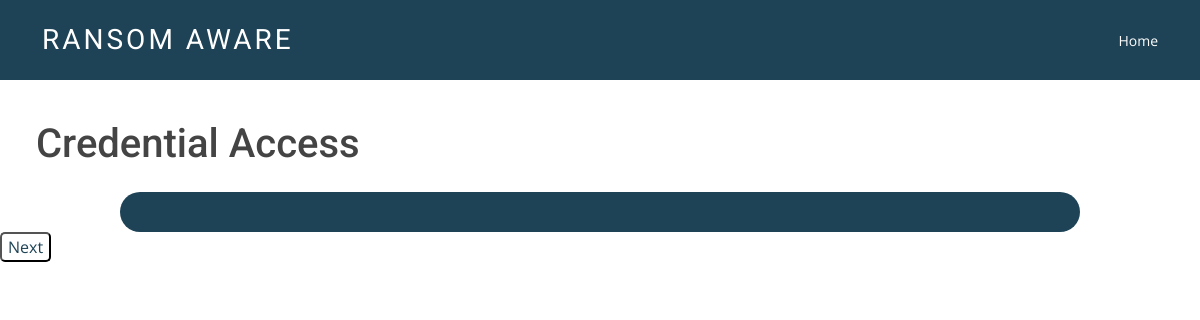
Page /q4/ on the earlier database version.
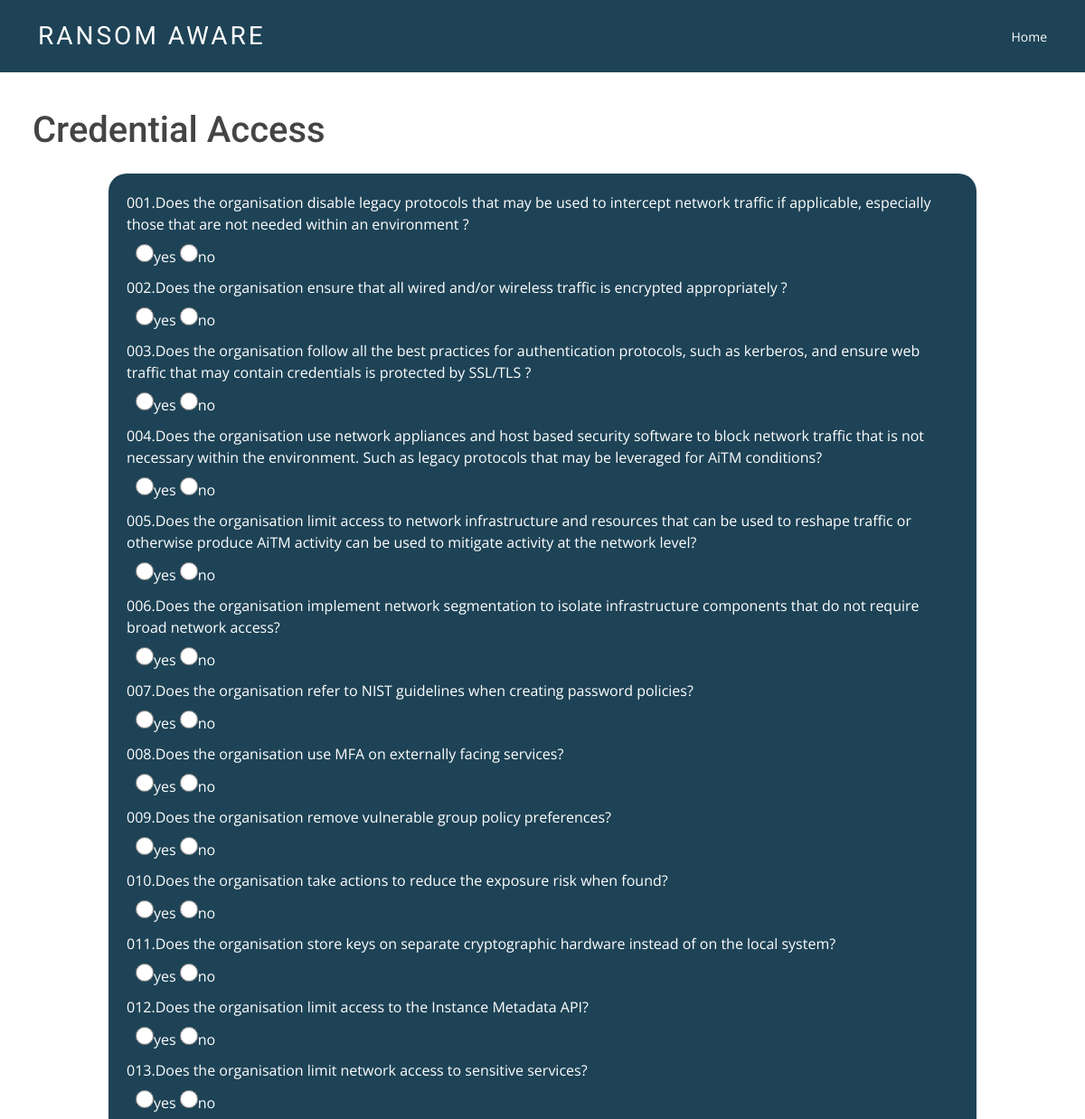
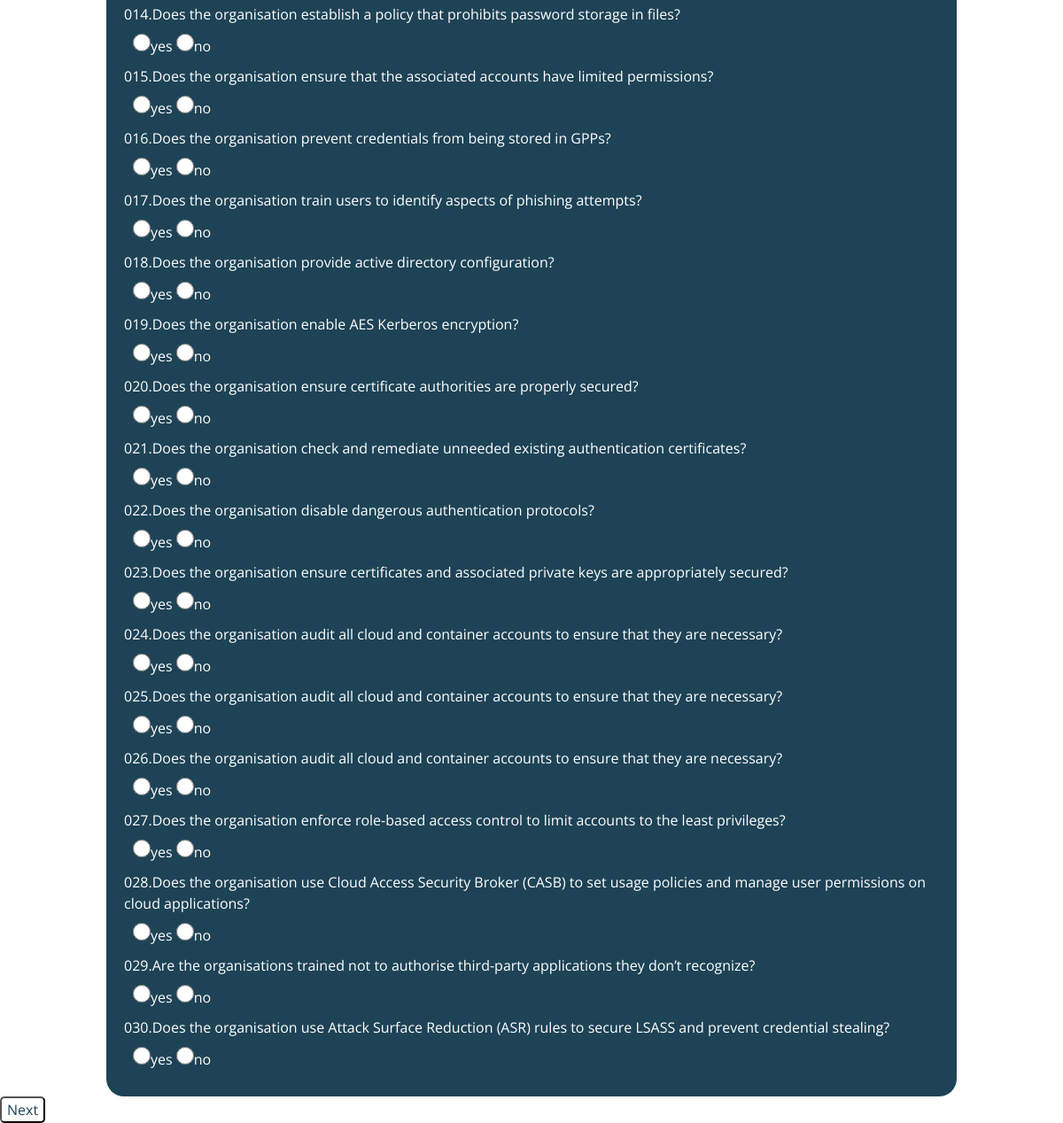
Same page on the later database version (2 pictures, top to bottom).
### initial_access/models.py (models this page shows, shortened)
class credentialaccess(models.Model):
    question_id = models.CharField(max_length=200)
    question=models.TextField(blank=True)
    option_A=models.CharField(max_length=200,default='yes')
    option_B=models.CharField(max_length=200,default='no')
    keywords=models.TextField(blank=True)

### initial_access/views.py (the view)
# urls.py: path('q4/',views.quiz4, name='credaccess'),
def quiz4(request):
    ques = credentialaccess.objects.all()
    return render(request, 'initial_access/credaccess.html',{
        'ques': ques,
    })

### initial_access/templates/initial_access/credaccess.html (shortened to what this page needs)
{% extends 'initial_access/base.html' %}
{% load static %}
{% block content %}
<h1>Credential Access</h1>
<form class="form-container" action="/result_init/" method="post">
    <div class="qblock">
        {% for q in ques %}
        <div class="question">{{q.question_id}}.{{q.question}}</div>
        <div class="option">
            <input type="radio" name="{{q.question}}" value="optionA">{{q.option_A}}</input>
            <input type="radio" name="{{q.question}}" value="optionB">{{q.option_B}}</input>
        </div>
        {% endfor %}
    </div>
    <div><button type="submit">Next</button></div>
</form>
{% endblock %}

Differences in the rows shown:
added credentialaccess: question_id "001", question "Does the organisation disable legacy protocols that may be used to intercept network traffic if applicable, especially those that are not needed within an environment ?", option_A "yes", option_B "no"
added credentialaccess: question_id "002", question "Does the organisation ensure that all wired and/or wireless traffic is encrypted appropriately ?", option_A "yes", option_B "no"
added credentialaccess: question_id "003", question "Does the organisation follow all the best practices for authentication protocols, such as kerberos, and ensure web traffic that may contain credentials is protected by SSL/TLS ?", option_A "yes", option_B "no"
added credentialaccess: question_id "004", question "Does the organisation use network appliances and host based security software to block network traffic that is not necessary within the environment. Such as legacy protocols that may be leveraged for AiTM conditions?", option_A "yes", option_B "no"
added credentialaccess: question_id "005", question "Does the organisation limit access to network infrastructure and resources that can be used to reshape traffic or otherwise produce AiTM activity can be used to mitigate activity at the network level?", option_A "yes", option_B "no"
added credentialaccess: question_id "006", question "Does the organisation implement network segmentation to isolate infrastructure components that do not require broad network access?", option_A "yes", option_B "no"
added credentialaccess: question_id "007", question "Does the organisation refer to NIST guidelines when creating password policies?", option_A "yes", option_B "no"
added credentialaccess: question_id "008", question "Does the organisation use MFA on externally facing services?", option_A "yes", option_B "no"
added credentialaccess: question_id "009", question "Does the organisation remove vulnerable group policy preferences?", option_A "yes", option_B "no"
added credentialaccess: question_id "010", question "Does the organisation take actions to reduce the exposure risk when found?", option_A "yes", option_B "no"
added credentialaccess: question_id "011", question "Does the organisation store keys on separate cryptographic hardware instead of on the local system?", option_A "yes", option_B "no"
added credentialaccess: question_id "012", question "Does the organisation limit access to the Instance Metadata API?", option_A "yes", option_B "no"
added credentialaccess: question_id "013", question "Does the organisation limit network access to sensitive services?", option_A "yes", option_B "no"
added credentialaccess: question_id "014", question "Does the organisation establish a policy that prohibits password storage in files?", option_A "yes", option_B "no"
added credentialaccess: question_id "015", question "Does the organisation ensure that the associated accounts have limited permissions?", option_A "yes", option_B "no"
added credentialaccess: question_id "016", question "Does the organisation prevent credentials from being stored in GPPs?", option_A "yes", option_B "no"
added credentialaccess: question_id "017", question "Does the organisation train users to identify aspects of phishing attempts?", option_A "yes", option_B "no"
added credentialaccess: question_id "018", question "Does the organisation provide active directory configuration?", option_A "yes", option_B "no"
added credentialaccess: question_id "019", question "Does the organisation enable AES Kerberos encryption?", option_A "yes", option_B "no"
added credentialaccess: question_id "020", question "Does the organisation ensure certificate authorities are properly secured?", option_A "yes", option_B "no"
added credentialaccess: question_id "021", question "Does the organisation check and remediate unneeded existing authentication certificates?", option_A "yes", option_B "no"
added credentialaccess: question_id "022", question "Does the organisation disable dangerous authentication protocols?", option_A "yes", option_B "no"
added credentialaccess: question_id "023", question "Does the organisation ensure certificates and associated private keys are appropriately secured?", option_A "yes", option_B "no"
added credentialaccess: question_id "024", question "Does the organisation audit all cloud and container accounts to ensure that they are necessary?", option_A "yes", option_B "no"
added credentialaccess: question_id "025", question "Does the organisation audit all cloud and container accounts to ensure that they are necessary?", option_A "yes", option_B "no"
added credentialaccess: question_id "026", question "Does the organisation audit all cloud and container accounts to ensure that they are necessary?", option_A "yes", option_B "no"
added credentialaccess: question_id "027", question "Does the organisation enforce role-based access control to limit accounts to the least privileges?", option_A "yes", option_B "no"
added credentialaccess: question_id "028", question "Does the organisation use Cloud Access Security Broker (CASB) to set usage policies and manage user permissions on cloud applications?", option_A "yes", option_B "no"
added credentialaccess: question_id "029", question "Are the organisations trained not to authorise third-party applications they don’t recognize?", option_A "yes", option_B "no"
added credentialaccess: question_id "030", question "Does the organisation use Attack Surface Reduction (ASR) rules to secure LSASS and prevent credential stealing?", option_A "yes", option_B "no"
